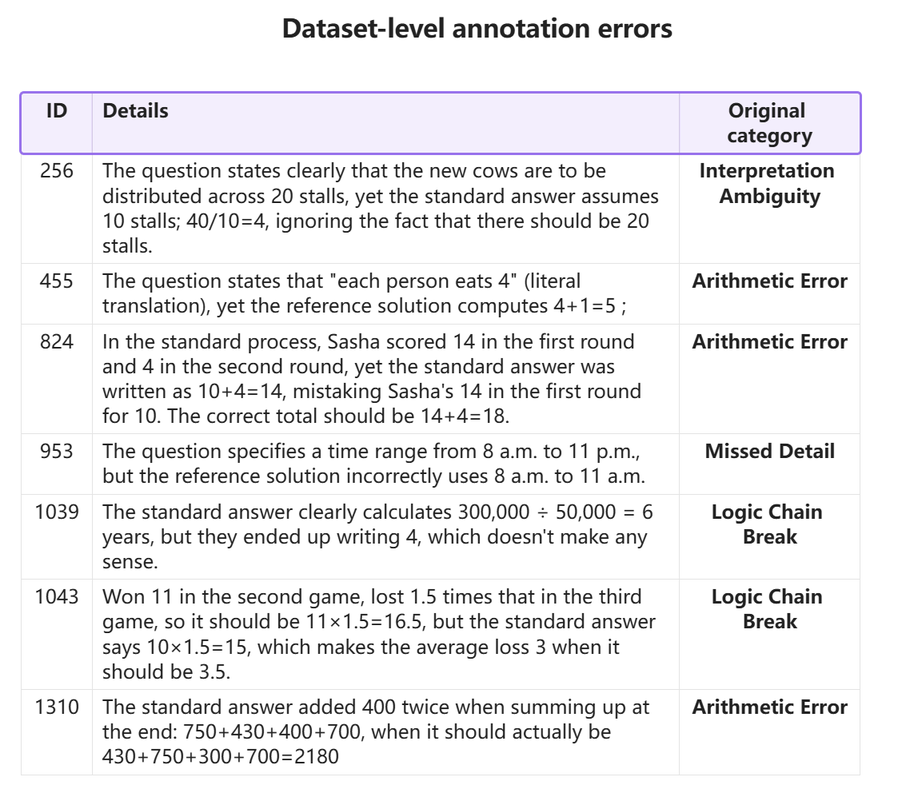
#> input picture Dataset-level annotation errors.png, 898 x 785 px, shrunk from 1123 x 982 before the run
$ python 'Matplotlib基础知识笔记.py'
#> lines starting #> are read from the running program, lines starting #| are printed output that depends on the picture
import numpy as np
import matplotlib.pyplot as plt

print('='*15,"绘制简单图形",'='*20)
x = np.arange(0,6,0.1) #以0.1为单位，生成0-6的数据
y1 = np.sin(x)
plt.plot(x,y1) # 绘制图像
plt.show()
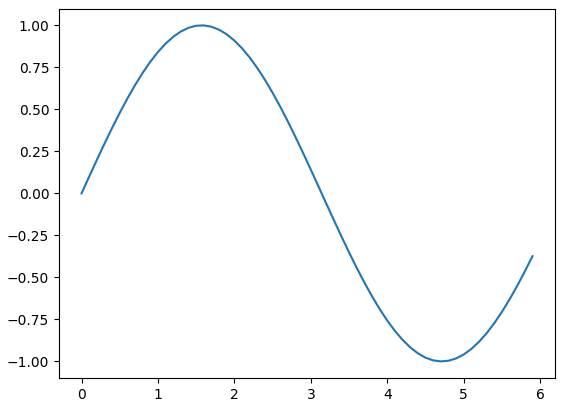
#> figure drawn by matplotlib, 1 panel; curve peaks at x = 1.6, y = 1
# 追加cos函数，添加标题，x轴标签名
y2 = np.cos(x)
plt.plot(x,y1,label="sin")
plt.plot(x,y2,linestyle ="--", label ="cos")
# ValueError: '-_' is not a valid value for ls.
# Did you mean one of: '-'(和直线没区别), '-.'（点划线）, '--'（虚线）?
plt.xlabel("x") # x轴标签名
plt.ylabel("y")
plt.title('sin&cos')
plt.legend()  # 添加图例说明框
plt.show()
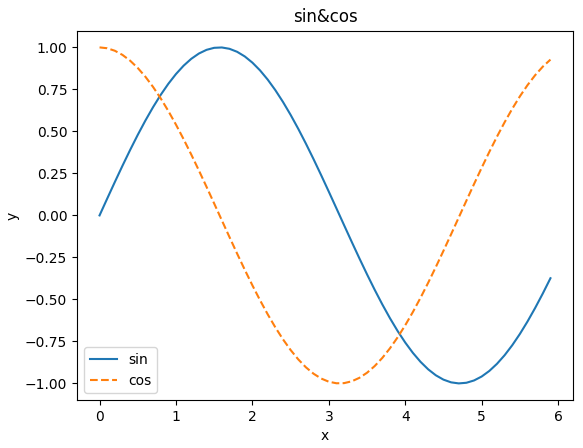
#> figure drawn by matplotlib, 1 panel; curve peaks at x = 1.6, y = 1; curve peaks at x = 0, y = 1
print('='*15,"显示图像",'='*20)

from matplotlib.image import imread
img = imread('Dataset-level annotation errors.png') # 读入图像
#> img is the input picture: shape (785, 898, 4) float32; mean R, G, B, A 0.93, 0.928, 0.935, 1
plt.imshow(img)
plt.show()
